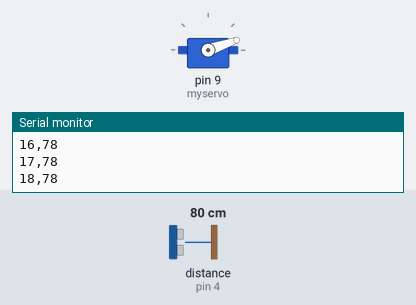
The sketch below on a simulated Arduino Uno, built with avr-gcc and run on an emulated ATmega328P. Parts: servo, the last lines printed to the serial monitor. Wiring (inferred from the names in the program): ultrasonic range finder: trigger pin 3; echo pin 4. Inputs (shaded band) come from the test bench; at power-on: distance to the obstacle (sensor on pin 4) 80 cm. The echo pulse lasts 58.3 µs per cm.

Above: at 1.25 s.
1.3 s: distance to the obstacle (sensor on pin 4) set to 120 cm
At 2.06 s:
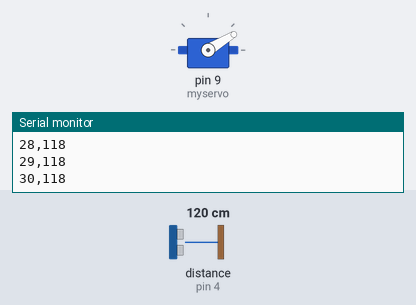
4.3 s: distance to the obstacle (sensor on pin 4) set to 2 cm
At 4.36 s:
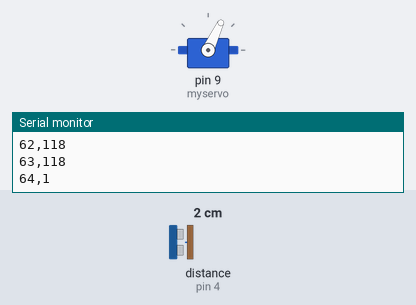
7.3 s: distance to the obstacle (sensor on pin 4) set to 18 cm
At 7.47 s:
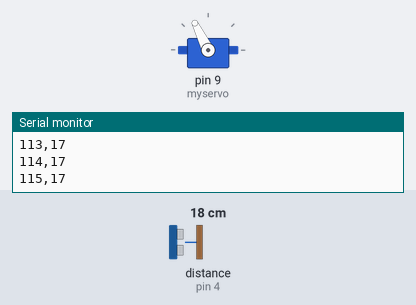
10.3 s: distance to the obstacle (sensor on pin 4) set to 250 cm
Timing chart, 0 to 14.3 s (numbered marks = the images above; inputs shaded):
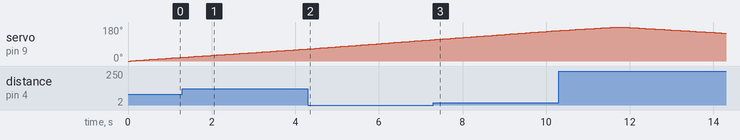

Measured:
- by itself, servo on pin 9 (myservo): rises from 161° to 180° in 1.4 s, then falls to 147° in 2.6 s

The sketch:

Radar.ino
```cpp
//**************************************************************************************
//                Arduino Based Radar using Ultrasonic and Servo motor
//**************************************************************************************

/*
 * LearnElectronics India Internship Project
*/

#include <Servo.h>

#define trig 3
#define echo 4

Servo myservo;

int pos = 0;

long duration;
int distance;

void setup() {
  // put your setup code here, to run once:
  pinMode(trig, OUTPUT);
  pinMode(echo, INPUT);
  myservo.attach(9);

  Serial.begin(9600);
  Serial.println("Radar Start");
}

int calculateDistance(){

  digitalWrite(trig, LOW);
  delayMicroseconds(2);
  digitalWrite(trig, HIGH);
  delayMicroseconds(10);
  digitalWrite(trig, LOW);
  duration = pulseIn(echo, HIGH); // Reads the echoPin, returns the sound wave travel time in microseconds
  distance= duration*0.034/2;
  return distance;
}

void loop() {
  // put your main code here, to run repeatedly:
  for (pos = 0; pos <= 180; pos += 1) { // goes from 0 degrees to 180 degrees
    myservo.write(pos);
    delay(60);

    distance = calculateDistance();

    Serial.print(pos);
    Serial.print(",");
    Serial.println(distance);
  }
  for (pos = 180; pos >= 0; pos -= 1) { // goes from 180 degrees to 0 degrees
    myservo.write(pos);
    delay(60);

    distance = calculateDistance();

    Serial.print(pos);
    Serial.print(",");
    Serial.println(distance);
  }
}
```
